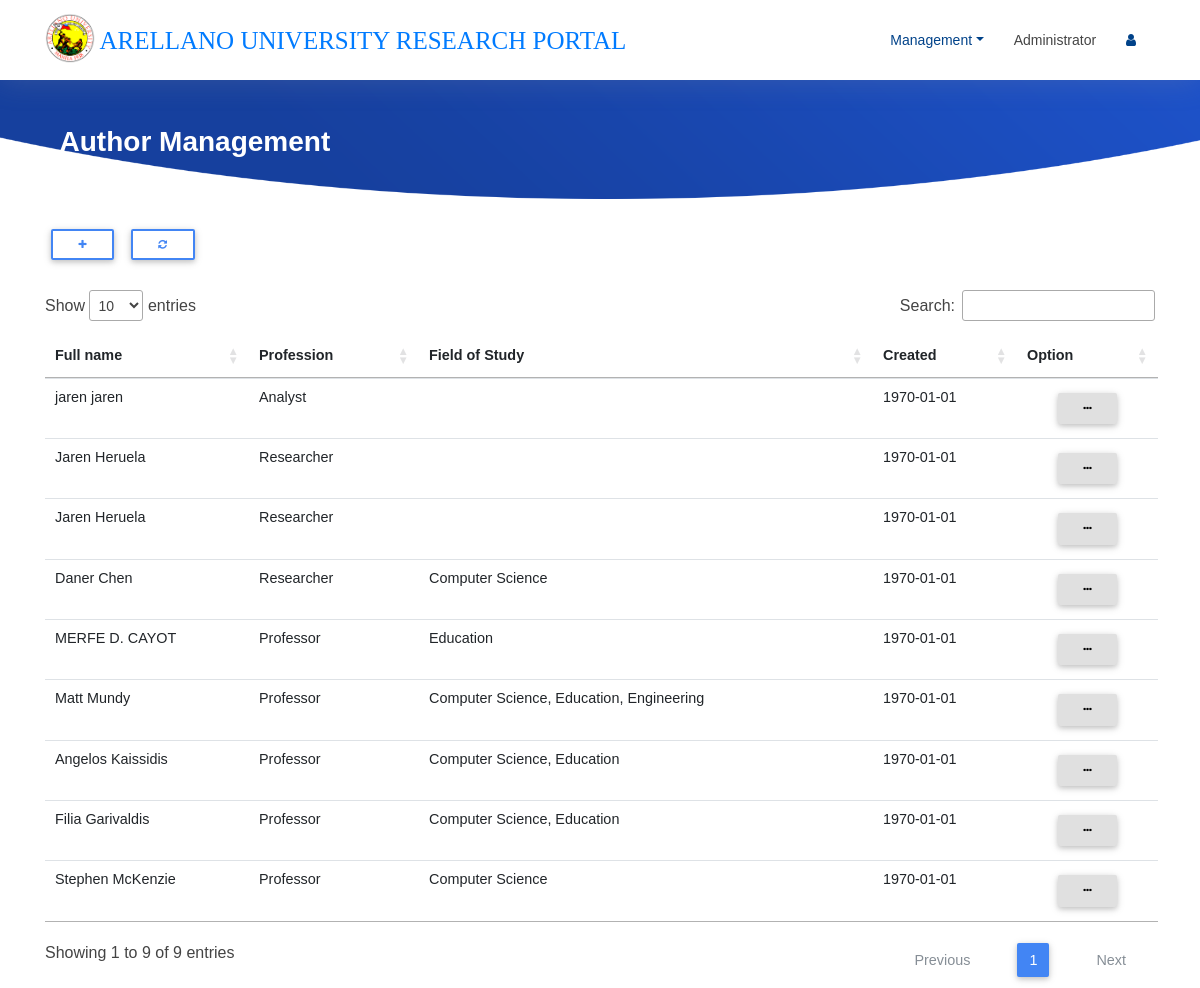
Screenshot of /author/author.php (signed in) with the database file from the repository.
### tables this page shows
CREATE TABLE `tblauthor` (
  `id` int(11) NOT NULL,
  `name` varchar(100) NOT NULL,
  `email` varchar(100) NOT NULL,
  `profession` varchar(100) NOT NULL,
  `description` longtext NOT NULL,
  `fstudy` varchar(100) NOT NULL,
  `created` varchar(100) NOT NULL
);

### author/functions/DB.func.php (called while the page is built, shortened)
<?php
	function get_author($connect){
		$sql = "SELECT * FROM tblauthor ORDER BY id DESC";
		$result = $connect->query($sql);
			return $result;
	}
?>

### author/author.php (the view, shortened to what this page needs)
<?php
  include "inc/header.php";
?>
<section id="intro" class="clearfix">
  <div class="container">
    <h3 style="color:#fff;">&nbsp;<b> Author Management </b></h3>
  </div>
</section>
<div class="container">
  <a href="api/createauthor.php">
    <button type="button" class="btn btn-outline-primary btn-sm">
      <i  class="fa fa-plus"></i>
    </button>
  </a>
  <a href="./author.php">
    <button type="button" class="btn btn-outline-primary btn-sm">
      <i class="fa fa-refresh" aria-hidden="true"></i>
    </button>
  </a>
  <br>
  <br>
  <div class="table-responsive-lg">
    <table id="author" class="table table-hover">
      <thead>
        <tr>
          <th scope="col">Full name</th>
          <th scope="col">Profession</th>
          <th scope="col">Field of Study</th>
          <th scope="col">Created</th>
          <th scope="col" align="center">Option</th>
        </tr>
      </thead>
      <tbody>
        <?php
          $result = get_author($connect);
          if ($result->num_rows>0) {
            while ($data = mysqli_fetch_array($result)) {
        ?>
        <tr>
          <td><a href="./api/action.php?id=<?php echo $data['id']?>"><?php echo $data['name']?></a></td>
          <td><?php echo $data['profession']?></td>
          <td><?php echo $data['fstudy']?></td>
          <td><?php echo date("Y-m-d",strtotime($data['created']));?></td>
          <td align="center">
            <div class="dropdown">
              <button class="btn btn-light btn-sm" type="button" id="option" data-toggle="dropdown" aria-haspopup="true" aria-expanded="false">
                <i class="fa fa-ellipsis-h"></i>
              </button>
            </div>
          </td>
        </tr>
        <?php
            }
          }
        ?>
      </tbody>
    </table>
  </div>
</div>
<link href="../resource/css/select2.min.css" rel="stylesheet" />

### author/inc/header.php (shortened to what this page needs)
<?php
  include "inc/db.php";
  include "functions/DB.func.php";
?>
<!DOCTYPE html>
<html lang="en">
<head>
  <link href="../resource/css/font.css" rel="stylesheet">
  <link rel="stylesheet" href="../resource/css/fontawesome.css">
  <link rel="stylesheet" href="../resource/css/bootstrap.min.css">
  <link rel="stylesheet" href="../resource/css/mdb.min.css">
  <link href="../resource/assets/dataTables.bootstrap4.min.css" rel="stylesheet">
  <link href="../resource/lib/font-awesome/css/font-awesome.min.css" rel="stylesheet">
  <link href="../resource/lib/animate/animate.min.css" rel="stylesheet">
  <link href="../resource/lib/ionicons/css/ionicons.min.css" rel="stylesheet">
  <link href="../resource/lib/owlcarousel/assets/owl.carousel.min.css" rel="stylesheet">
  <link href="../resource/lib/lightbox/css/lightbox.min.css" rel="stylesheet">
  <link rel="stylesheet" href="../resource/css/bootstrap-select.css">
  <link href="../resource/css/style_management.css" rel="stylesheet">
  <link href="../resource/css/addons.css" rel="stylesheet">
</head>
<body>
  <header id="header" class="fixed-top">
    <div class="container">
      <div class="logo float-left">
        <a href="../index.php" class="scrollto"><img src="../resource/img/logo.png" alt="" class="img-fluid">&nbsp;<strong>ARELLANO UNIVERSITY RESEARCH PORTAL</strong></a>
      </div>
      <nav class="main-nav float-right d-none d-lg-block">
        <ul>
          <?php
          if (isset($_SESSION['id'])) {
            if ($_SESSION['role'] == "Administrator") { ?>
              <li class="nav-item dropdown">
                <a class="nav-link dropdown-toggle" href="#" id="navbarDropdown" role="button" data-toggle="dropdown" aria-haspopup="true" aria-expanded="false">Management</a>
              <?php
            }
              ?>
              </li>
              <li><a><?php echo $_SESSION['name']; ?></a></li>
              <li class="nav-item dropdown">
                <a class="nav-link " href="#" id="navbarDropdown" role="button" data-toggle="dropdown" aria-haspopup="true" aria-expanded="false">
                  <i class="fa fa-user"></i>&nbsp;</a>
              </li>
            <?php
          } else {
            header("Location: ../login/login.php");
          } ?>
        </ul>
      </nav>
    </div>
  </header>
  <link rel="stylesheet" href="//cdn.datatables.net/1.11.5/css/jquery.dataTables.min.css">
</body>
</html>

### resource/css/style_management.css (style rules this page uses)
body { background: #fff; color: #444; font-family: "Open Sans", sans-serif; }
strong { font-family: thwack light; font-size: 25px; }
a { color: #007bff; transition: 0.5s; }
h1, h2, h3, h4, h5, h6 { font-family: "Montserrat", sans-serif; font-weight: 400; margin: 0 0 20px 0; padding: 0; }
#header { height: 80px; transition: all 0.5s; z-index: 997; transition: all 0.5s; padding: 20px 0; background: #fff; box-shadow: 0px 0px 30px rgba(127, 137, 161, 0.3); }
#header .logo img { padding: 0; max-height: 50px; position: relative; bottom: 7px; }
#intro { width: 100%; position: relative; background: url("../img/intro-bg.png") center bottom no-repeat; background-size: cover; padding: 125px 0 20px 0; }
.main-nav, .main-nav * { margin: 0; padding: 0; list-style: none; }
.main-nav > ul > li { position: relative; white-space: nowrap; float: left; }
.main-nav a { display: block; position: relative; color: #004289; padding: 10px 15px; transition: 0.3s; font-size: 14px; font-family: "Montserrat", sans-serif; font-weight: 500; }
.mobile-nav { position: fixed; top: 0; bottom: 0; z-index: 9999; overflow-y: auto; left: -260px; width: 260px; padding-top: 18px; background: rgba(19, 39, 57, 0.8); transition: 0.4s; }
.mobile-nav * { margin: 0; padding: 0; list-style: none; }
.mobile-nav a { display: block; position: relative; color: #fff; padding: 10px 20px; font-weight: 500; }

### rows the page displays
tblauthor: name "jaren jaren", profession "Analyst", created "1970-01-01"
tblauthor: name "Jaren Heruela", profession "Researcher", created "1970-01-01"
tblauthor: name "Jaren Heruela", profession "Researcher", created "1970-01-01"
tblauthor: name "Daner Chen", profession "Researcher", fstudy "Computer Science", created "1970-01-01"
tblauthor: name "MERFE D. CAYOT", profession "Professor", fstudy "Education", created "1970-01-01"
tblauthor: name "Matt Mundy", profession "Professor", fstudy "Computer Science, Education, Engineering", created "1970-01-01"
tblauthor: name "Angelos Kaissidis", profession "Professor", fstudy "Computer Science, Education", created "1970-01-01"
tblauthor: name "Filia Garivaldis", profession "Professor", fstudy "Computer Science, Education", created "1970-01-01"
tblauthor: name "Stephen McKenzie", profession "Professor", fstudy "Computer Science", created "1970-01-01"

### other values shown
$_SESSION['name'] "Administrator"
